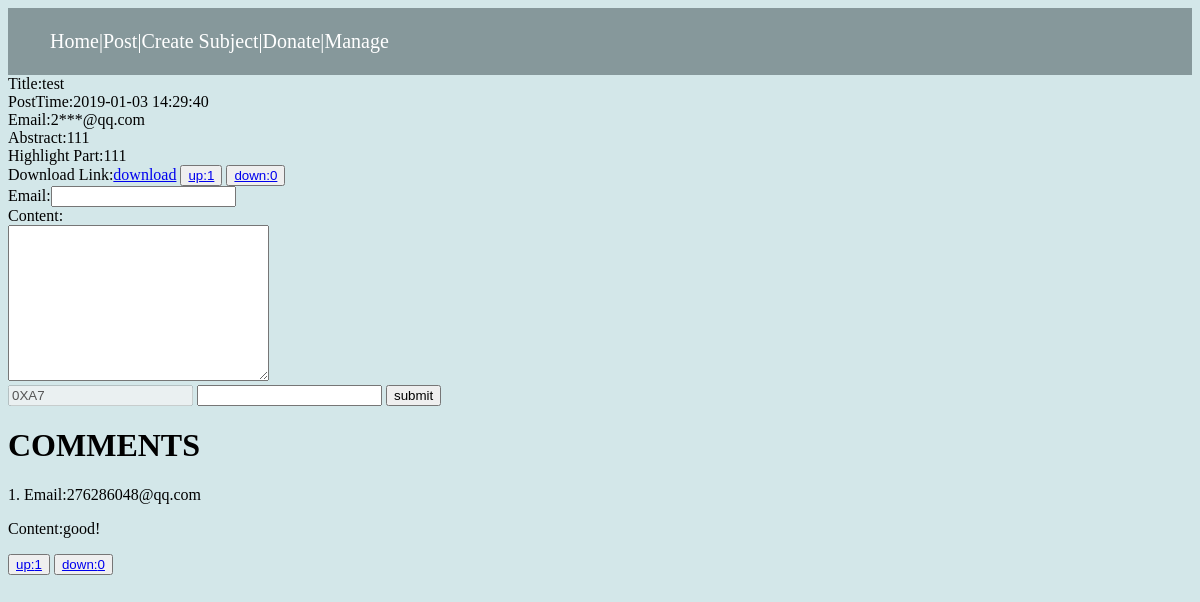
/article/7, run on the app's committed database.
### model.py (models this page shows, shortened)
class Article(db.Model):
    __tablename__ = 'article'
    id = db.Column(db.Integer,primary_key=True)
    title = db.Column(db.Text)
    user_id = db.Column(db.Text,db.ForeignKey('user.id'))
    subject_id = db.Column(db.Integer,db.ForeignKey('subject.id'))
    abstract = db.Column(db.Text)
    highlight_part = db.Column(db.Text)
    postTime = db.Column(db.Text)
    accessNum = db.Column(db.Integer,default=0)
    commentNum = db.Column(db.Integer,default=0)
    upvoteNum = db.Column(db.Integer,default=0)
    downvoteNum = db.Column(db.Integer,default=0)
    hided = db.Column(db.Integer,default=0)
    dl_link = db.Column(db.Text)
    comments = db.relationship('Comment')
    user = db.relationship('User', lazy='subquery')

class User(db.Model):
    __tablename__ = 'user'
    id = db.Column(db.Integer, primary_key=True)
    email = db.Column(db.Text)
    articles = db.relationship('Article')
    comments = db.relationship('Comment')

class Comment(db.Model):
    __tablename__ = 'comment'
    id = db.Column(db.Integer,primary_key=True)
    user_id = db.Column(db.Text, db.ForeignKey('user.id'))
    email = db.Column(db.Text)
    article_id = db.Column(db.Integer,db.ForeignKey('article.id'))
    content = db.Column(db.Text)
    score = 0
    postTime = db.Column(db.Text)
    accessNum = db.Column(db.Integer,default=0)
    commentNum = db.Column(db.Integer,default=0)
    upvoteNum = db.Column(db.Integer,default=0)
    downvoteNum = db.Column(db.Integer,default=0)

### app.py (the view)
@app.route('/article/<article_id>')
def article(article_id):
    article = articleService.find_by_id(article_id)
    user = userService.find_by_id(article.user_id)
    ip = ipService.find_ip_by_ip(request.remote_addr)
    aip = ipService.find_aip_both(article_id,ip.id)
    comments = commentService.find_by_articleid(article_id)
    comments.reverse()
    if aip is None:#第一次访问
        aip = ArticleIp(ip_id=ip.id,article_id=article_id,vote_state=0)
        ipService.insert(aip)
        articleService.addAccess(article)
    return render_template('article.html',article = article,user=user,comments=comments,flag=0)

### app.py (called while the page is built)
@app.before_request
def before_request():
    addr = request.remote_addr
    ip = ipService.find_ip_by_ip(addr)
    if ip is None:
        ip = IP(addr=addr, is_blocked=0)
        ipService.insert(ip)
    elif ip.is_blocked == 1:
        os.abort(403)

### services.py (called while the page is built)
    def find_by_id(self,id):
        article = Article.query.filter_by(id=id).first()
        return article

    def find_by_id(self,user_id):
        user = User.query.filter_by(id=user_id).first()
        return user

    def find_ip_by_ip(self,addr):
        ip = IP.query.filter_by(addr=addr).first()
        return ip

    def find_aip_both(self,article_id,ip_id):
        aip = ArticleIp.query.filter_by(article_id=article_id, ip_id=ip_id).first()
        return aip

    def find_by_articleid(self,article_id):
        return Comment.query.filter_by(article_id=article_id).all()

### templates/article.html (shortened to what this page needs)
{% extends "base.html" %}
{% block content %}
<div class="articlePage">
        Title:{{ article.title }}<br/>
        PostTime:{{ article.postTime }}<br/>
        Email:{{ user.email[0]+"***"+user.email[user.email.index('@'):] }}<br/>
        Abstract:{{ article.abstract }}<br/>
        Highlight Part:{{ article.highlight_part }}<br/>
        Download Link:<a href="../{{ article.dl_link }}">download</a>
        <button><a href="../upvote/{{ article.id }}">up:{{ article.upvoteNum }}</a></button>
        <button><a href="../downvote/{{ article.id }}">down:{{ article.downvoteNum }}</a></button>
 </div>
<div class="post comment" >
    <form action="/{{ article.id }}/comment" method="post"  id="form">
         Email:<input type="email" name="email" required><br/>
         Content:<br/> <textarea name="content" id="" cols="30" rows="10"></textarea><br/>
    </form>
    <input type="text" id="code" disabled>
    <input type="text" id="input">
    <button onclick="validate()">submit</button>
</div>
 <div class="comment" >
 <h1>COMMENTS</h1>
    {% for comment in comments %}
        <p>{{ loop.index }}. Email:{{ comment.email }}</p>
        <p> Content:{{ comment.content }}</p>
        <button><a href="../cupvote/{{ comment.id }}">up:{{ comment.upvoteNum }}</a></button>
        <button><a href="../cdownvote/{{ comment.id }}">down:{{ comment.downvoteNum }}</a></button>
    {% endfor %}
 </div>
{% endblock %}

### data on the page
Article: title "test", postTime "2019-01-03 14:29:40", abstract "111", highlight_part "111", upvoteNum "1", downvoteNum "0"
User: email "2***@qq.com"
Comment: email "276286048@qq.com", content "good!", upvoteNum "1", downvoteNum "0"
